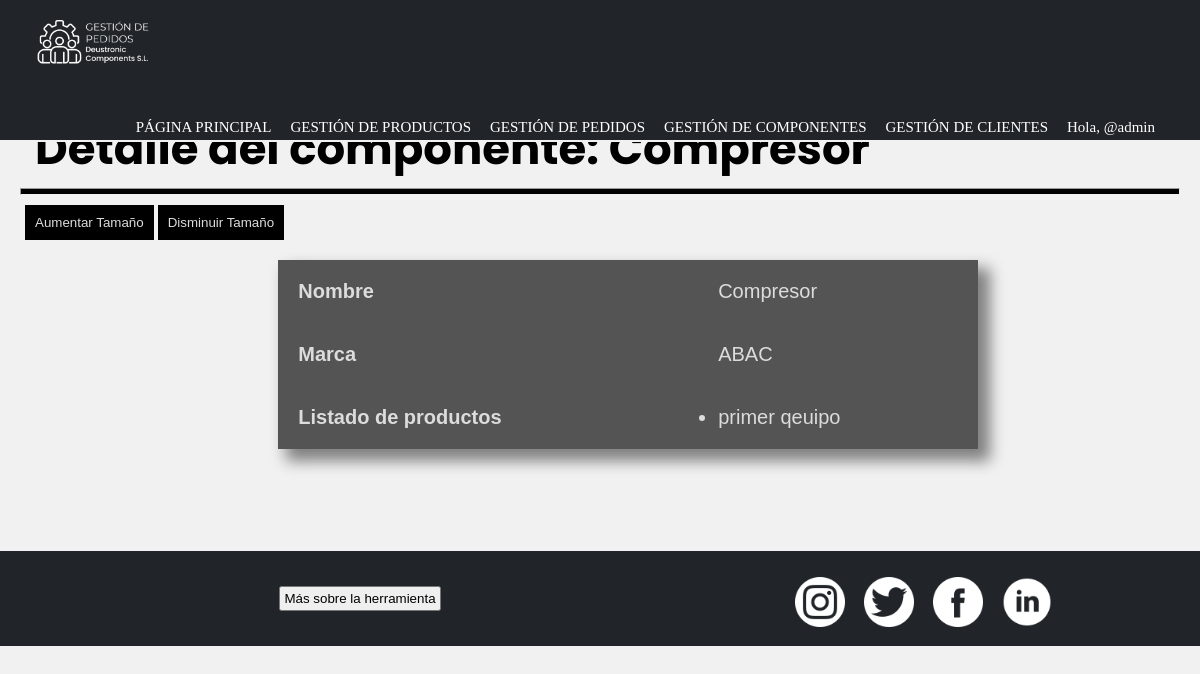
The app's page /gestionDePedidos/detalleComponente/2/ (signed in), older data.
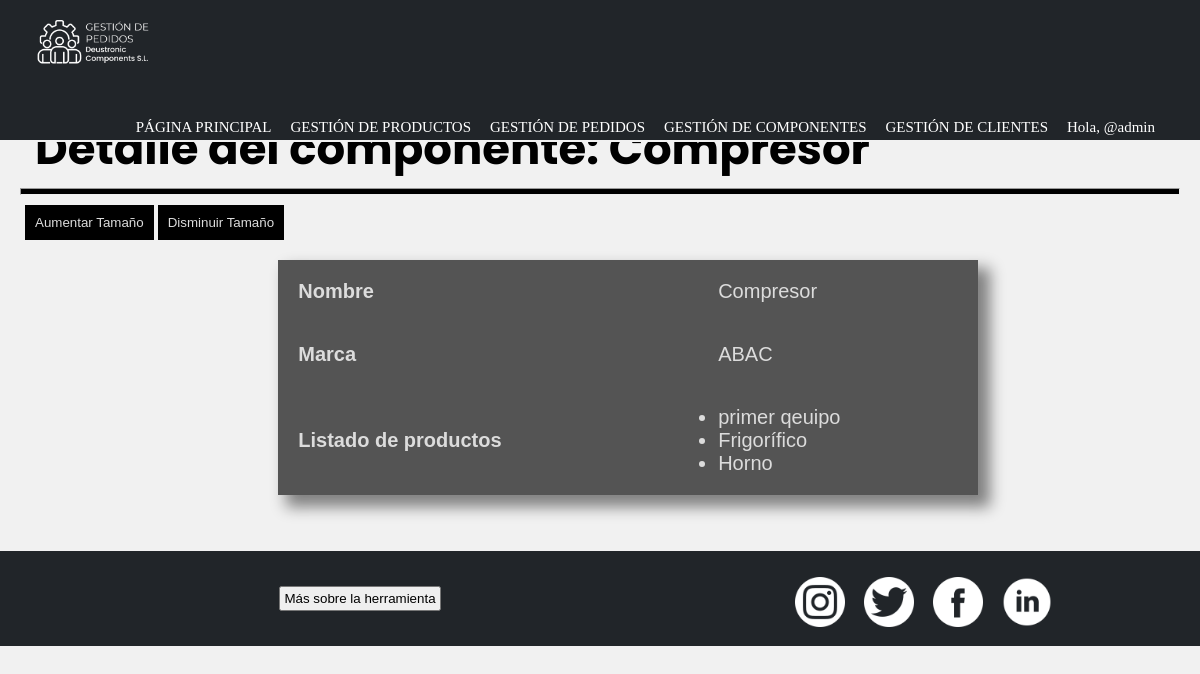
The same page, newer data.
### appGestionDePedidos/models.py (models this page shows)
class Consta(models.Model):
    producto = models.ForeignKey(Producto, on_delete=models.CASCADE)
    componente = models.ForeignKey(Componente, on_delete=models.CASCADE)

class Producto(models.Model):
    precio = models.IntegerField()
    nombre = models.CharField(max_length=50)
    descripcion = models.TextField(max_length=50)
    categoria = models.CharField(max_length=50)
    componentes = models.ManyToManyField(Componente, through = 'Consta') #esto nos crea la tabla intermedia de la n-m invisible producto-componente
    def __str__(self):
        return self.nombre

### appGestionDePedidos/views.py (the view)
# urls.py: path('detalleComponente/<int:pk>/', ComponenteDetailView.as_view(), name = 'detalleComponente'),
class ComponenteDetailView(PermissionRequiredMixin, DetailView):
        permission_required = 'appGestionDePedidos.view_componente'
        model = Componente
        template_name = 'detalleComponente.html'
        context_object_name = 'detalle_componente'

### appGestionDePedidos/templates/detalleComponente.html (shortened to what this page needs)
{% extends "base.html" %}
{% load static %}
{% block content %}
    <header>
        <h2 class="pagSecundarias">Detalle del componente: {{detalle_componente.nombre}}</h2>
        <hr>
    </header>
    <div id="botones">
        <button id="aumentarTamaño">Aumentar Tamaño</button>
        <button id="disminuirTamaño">Disminuir Tamaño</button>
    </div>
    <div class="detalle">
        <table id="texto">
            <tr>
                <th>Nombre</th>
                <td>{{ detalle_componente.nombre }}</td>
            </tr>
            <tr>
                <th>Marca</th>
                <td>{{ detalle_componente.marca }}</td>
            </tr>
            <tr>
                <th>Listado de productos</th>
                <td>
                    {% if detalle_componente.consta_set.all %}
                        <ul>
                            {% for productos in detalle_componente.consta_set.all %}
                                <li>{{productos.producto}}</li>
                            {% endfor %}
                        </ul>
                    {% else %}
                        <h4>No se han asignado productos para este componente</h4>
                        {% if perms.appGestionDePedidos.add_consta %}
                            <p>Para asignar un producto haga click <a href="{% url 'anyadirComponenteProducto' %}">aquí</a></p>
                        {% endif %}
                    {% endif %}
                </td>
            </tr>
        </table>
    </div>
{% endblock %}

Row changes from the older to the newer data that the page shows:
added Consta: producto "Frigorífico"
added Consta: producto "Horno"
